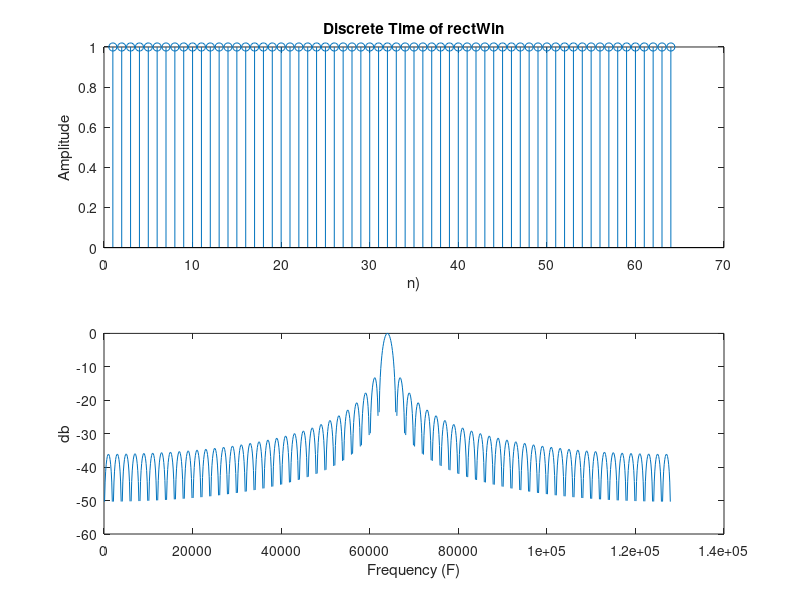
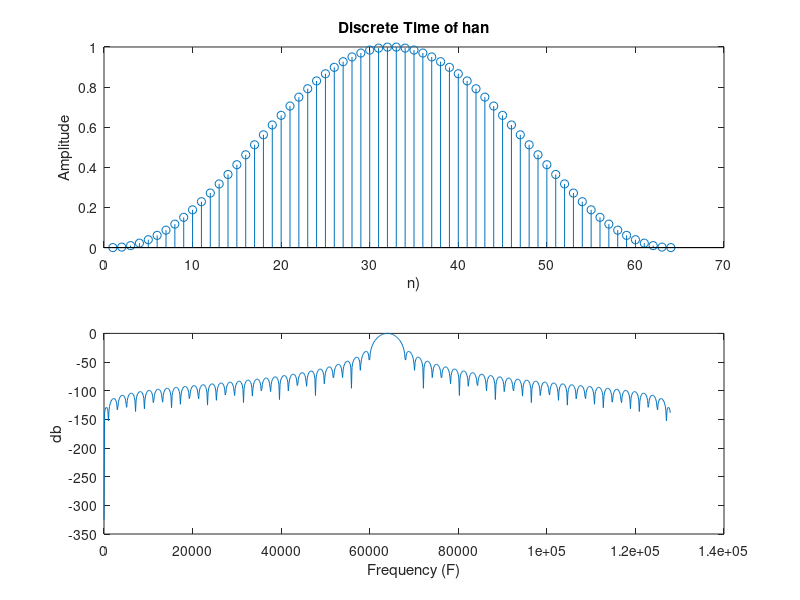
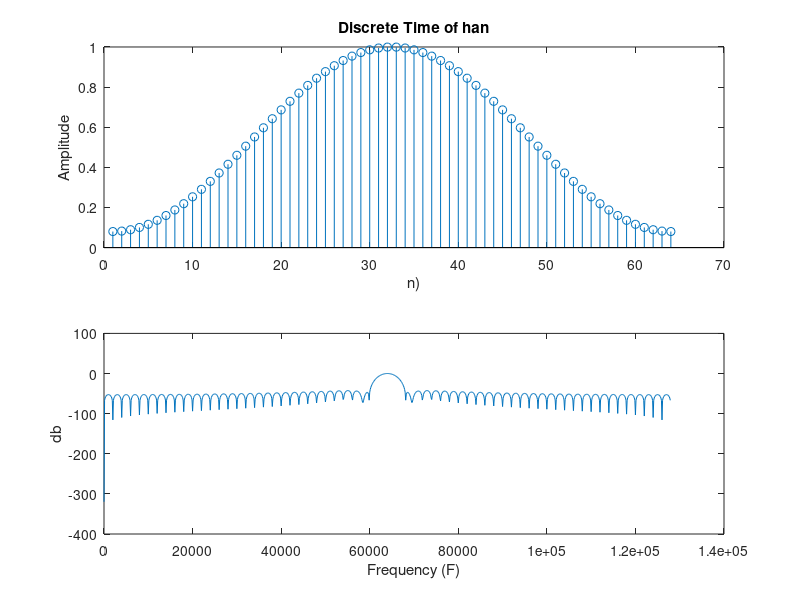

The MATLAB source for these figures, in order:
clear all;
close all;
r=8000
n=64
p=1000
a=62.5
b=62.5
c=250
d=125

Fs=r;
Ts=1/Fs
t = (0:(n-1))*Ts;
df=(0:(n-1))*Fs/n;
ndfshift = (0:(1023))*Fs/n;

%geen funtie boxcar gevonden, wel doorverwezen naar dit
%goed voor resolutie, ramp bij spectral leakage
rectw= rectwin(n);
figure(1)
subplot(2,1,1)
stem(rectw);
title('Discrete Time of rectWin');
xlabel('n)')
ylabel('Amplitude')

subplot(2, 1, 2)
plot(ndfshift, 20*log10(abs(fftshift(fft(rectw, 1024)/sum(rectw)))));
xlabel('Frequency (F)')
ylabel('db')

%eigenlijk een cos, dus geen discontinuiteiten
han= hann(n);
figure(2)
subplot(2,1,1)
stem(han);
title('Discrete Time of han');
xlabel('n)')
ylabel('Amplitude')

subplot(2, 1, 2)
plot(ndfshift, 20*log10(abs(fftshift(fft(han, 1024)/sum(han)))));
xlabel('Frequency (F)')
ylabel('db')

%hoogte van de zijlob wordt goed onderdrukt, mindersnelle afnamen van de
%zijlobs
hamming=hamming(n);
figure(3)
subplot(2,1,1)
stem(hamming);
title('Discrete Time of han');
xlabel('n)')
ylabel('Amplitude')

subplot(2, 1, 2)
plot(ndfshift, 20*log10(abs(fftshift(fft(hamming, 1024)/sum(hamming)))));
xlabel('Frequency (F)')
ylabel('db')
